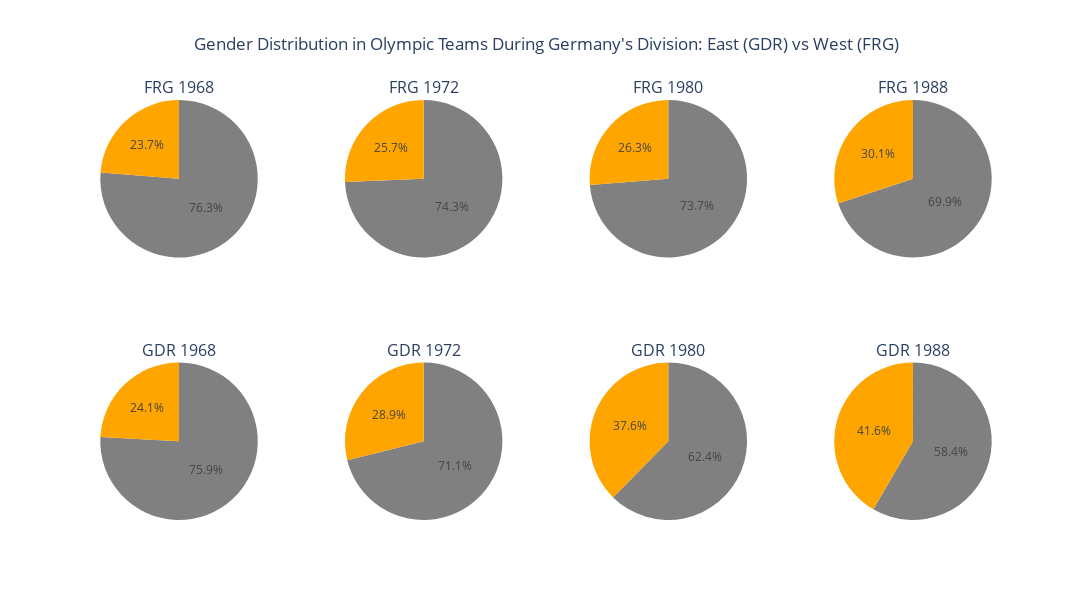

The notebook cell this image was saved under:
### Code cell
Functions.sex_dist_divided(germany_all, [1968, 1972, 1980, 1988])

### Figure 1 — Plotly figure (JSON) as saved in the notebook; plotly's stock layout.template omitted (floating-point values rounded to 4 significant figures)
{"data": [{"domain": {"x": [0, 0.2125], "y": [0.625, 1]}, "labels": ["M", "F"], "marker": {"colors": ["grey", "orange"]}, "name": "FRG 1968", "showlegend": false, "type": "pie", "values": [434, 135]}, {"domain": {"x": [0, 0.2125], "y": [0, 0.375]}, "labels": ["M", "F"], "marker": {"colors": ["grey", "orange"]}, "name": "GDR 1968", "showlegend": false, "type": "pie", "values": [327, 104]}, {"domain": {"x": [0.2625, 0.475], "y": [0.625, 1]}, "labels": ["M", "F"], "marker": {"colors": ["grey", "orange"]}, "name": "FRG 1972", "showlegend": false, "type": "pie", "values": [527, 182]}, {"domain": {"x": [0.2625, 0.475], "y": [0, 0.375]}, "labels": ["M", "F"], "marker": {"colors": ["grey", "orange"]}, "name": "GDR 1972", "showlegend": false, "type": "pie", "values": [372, 151]}, {"domain": {"x": [0.525, 0.7375], "y": [0.625, 1]}, "labels": ["M", "F"], "marker": {"colors": ["grey", "orange"]}, "name": "FRG 1980", "showlegend": false, "type": "pie", "values": [87, 31]}, {"domain": {"x": [0.525, 0.7375], "y": [0, 0.375]}, "labels": ["M", "F"], "marker": {"colors": ["grey", "orange"]}, "name": "GDR 1980", "showlegend": false, "type": "pie", "values": [363, 219]}, {"domain": {"x": [0.7875, 1], "y": [0.625, 1]}, "labels": ["M", "F"], "marker": {"colors": ["grey", "orange"]}, "name": "FRG 1988", "showlegend": false, "type": "pie", "values": [469, 202]}, {"domain": {"x": [0.7875, 1], "y": [0, 0.375]}, "labels": ["M", "F"], "marker": {"colors": ["grey", "orange"]}, "name": "GDR 1988", "showlegend": false, "type": "pie", "values": [292, 208]}], "layout": {"annotations": [{"font": {"size": 16}, "showarrow": false, "text": "FRG 1968", "x": 0.1062, "xanchor": "center", "xref": "paper", "y": 1, "yanchor": "bottom", "yref": "paper"}, {"font": {"size": 16}, "showarrow": false, "text": "FRG 1972", "x": 0.3688, "xanchor": "center", "xref": "paper", "y": 1, "yanchor": "bottom", "yref": "paper"}, {"font": {"size": 16}, "showarrow": false, "text": "FRG 1980", "x": 0.6313, "xanchor": "center", "xref": "paper", "y": 1, "yanchor": "bottom", "yref": "paper"}, {"font": {"size": 16}, "showarrow": false, "text": "FRG 1988", "x": 0.8938, "xanchor": "center", "xref": "paper", "y": 1, "yanchor": "bottom", "yref": "paper"}, {"font": {"size": 16}, "showarrow": false, "text": "GDR 1968", "x": 0.1062, "xanchor": "center", "xref": "paper", "y": 0.375, "yanchor": "bottom", "yref": "paper"}, {"font": {"size": 16}, "showarrow": false, "text": "GDR 1972", "x": 0.3688, "xanchor": "center", "xref": "paper", "y": 0.375, "yanchor": "bottom", "yref": "paper"}, {"font": {"size": 16}, "showarrow": false, "text": "GDR 1980", "x": 0.6313, "xanchor": "center", "xref": "paper", "y": 0.375, "yanchor": "bottom", "yref": "paper"}, {"font": {"size": 16}, "showarrow": false, "text": "GDR 1988", "x": 0.8938, "xanchor": "center", "xref": "paper", "y": 0.375, "yanchor": "bottom", "yref": "paper"}], "height": 600, "title": {"text": "Gender Distribution in Olympic Teams During Germany's Division: East (GDR) vs West (FRG)", "x": 0.5}, "width": 1200}}
